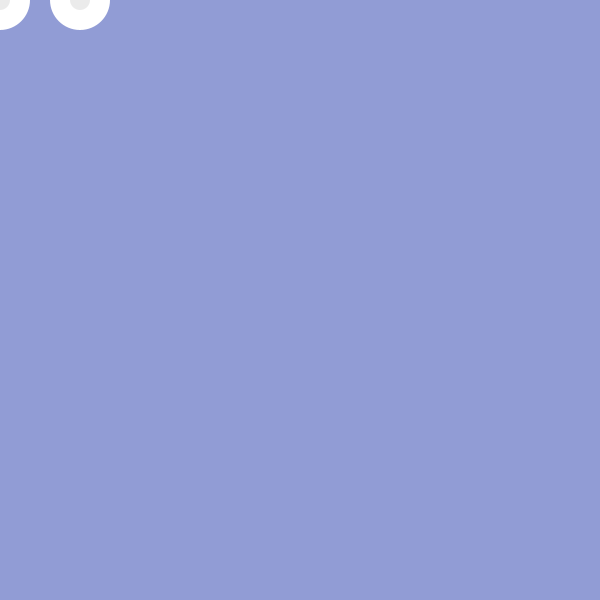
Frame 1 (no input)
Frame 60 (the mouse pressed at the canvas centre just before this capture): identical to frame 1, image omitted
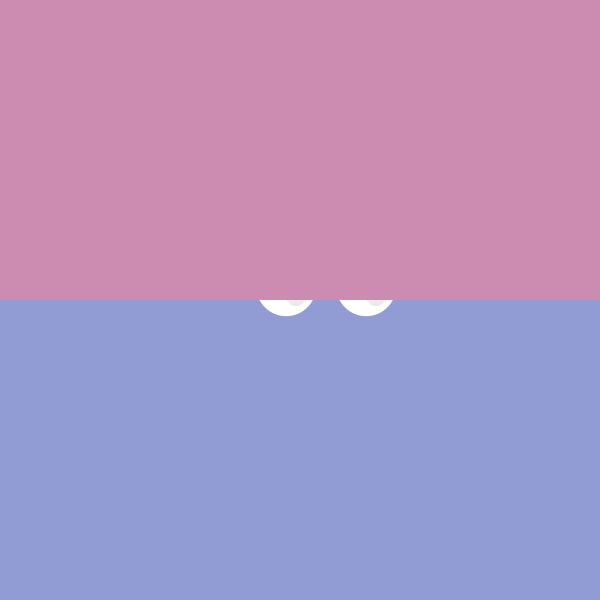
Frame 120 (the mouse held since frame 60 and released just before this capture)

The Processing sketch that drew these frames (run headless with seeded random() and noise(); from frame 60 on, the mouse is pressed at the canvas centre):

// Processing sketch: processing_79849
// ── processing_79849.pde

int blink = -300; 
float x;  
float y;  
float easing = 0.05;  
void setup() {
  size(600, 600);   
  noStroke();    
}  
void draw() {   
 background(145,156,213);
float targetX = mouseX; 
float dx = targetX - x;  
if(abs(dx) > 1) {  
x += dx * easing;  

}  

float targetY = mouseY;  
float dy = targetY - y;  
if(abs(dy) > 1) {  
y += dy * easing;  

}  

beginShape();
fill(#ffffff);  
ellipse(x, y, 60, 60); 
fill(235);
ellipse(x+mouseX/30, y+mouseY/30, 20, 20); 
endShape();   
beginShape();
fill(#ffffff);  
ellipse(x+80, y, 60, 60);
fill(235);
ellipse(x+80+mouseX/30, y+mouseY/30, 20, 20);
endShape();   
fill(204,140,177);  
rectMode(CORNER);  
rect (0, blink, 800, 300);  
if ((mousePressed == true) && (blink<20)) {  
blink+=20;  

  }  

else if (blink>-300)  

  {  

    blink-=20;  

  }  

}
